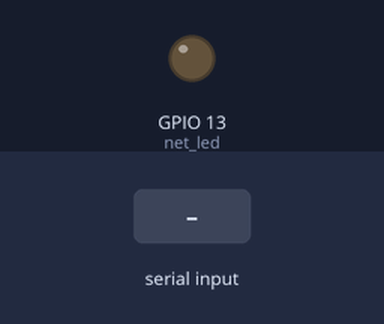
Bench run of a program on a simulated ESP32 board running MicroPython. Shown: output pins drawn as LEDs (lit = HIGH). The test bench sets the inputs (shaded band). WiFi joins after 1.5 s; the clock reads 2024-03-15 10:24:30 at power-on unless the program sets it; no MQTT or app messages arrive unless stated; library files of the repository ran but are not shown: 1 file(s); what the program prints to the serial console is not drawn.

Above: at 2.7 s.
2.8 s: "0" received over the second serial link
At 3.4 s:
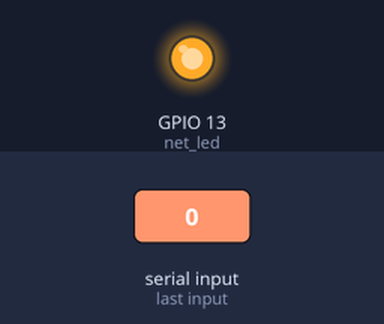
Timing chart, 0 to 14.4 s (numbered marks = the images above; inputs shaded):
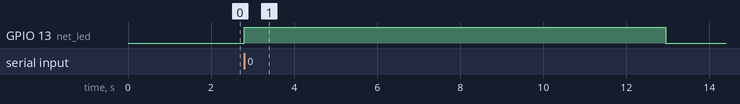

The program:

main.py
```python
# main.py -- put your code here!

import machine
import network
import config
import utime
import ntptime
import dht
import json
from umqtt.robust import MQTTClient
from machine import UART


_tz_sec = const(10*60 * 60)
_unix_epoch_sec = const(946684800)

def tz_shift(dt):
    return utime.localtime(
        utime.mktime(dt) + _tz_sec
    )

def unix_now_ms():
    return (utime.time_ns() + _unix_epoch_sec*10**9)//10**6

def format_datetime_string(dt_obj):
    dt_year, dt_month, dt_day, dt_hour, dt_min, dt_sec, dt_weekday, dt_yearday = (dt_obj)
    return "{}-{:02d}-{:02d}T{:02d}:{:02d}:{:02d}Z".format( dt_year, dt_month, dt_day, dt_hour, dt_min, dt_sec)

def sync_time():
    try:
        print("NTP time sync")
        print("Local time before synchronization：%s" %format_datetime_string(utime.localtime()))
        #if needed, overwrite default time server
        # ntptime.host = "0.au.pool.ntp.org"
        ntptime.settime()
        print("Local time after TZ shift：%s" %format_datetime_string(tz_shift(utime.localtime())), utime.time_ns())
    except:
        print("Error syncing time")

def connect_network(eth=False):

  if eth:

    print('Trying Ethernet...')
    lan = network.LAN(mdc=machine.Pin(23), mdio=machine.Pin(18), power=None,  phy_type=network.PHY_LAN8720, phy_addr=1, ref_clk_mode=False)
    lan.active(True)
    # by default (no parameters), ifconfig() will request DHCP
    #set fixed IP (address, netmask, gateway, dns)
    lan.ifconfig(('192.168.0.106', '255.255.255.0', '192.168.0.1', '1.1.1.1'))
    while not lan.isconnected():
        machine.idle()
    print('Ethernet connected! network config:', lan.ifconfig())

  else:
    print('Trying Wifi...')
    wlan = network.WLAN(network.STA_IF)
    wlan.active(True)
    wlan.config(pm=network.WLAN.PM_NONE) # don't save power with wifi, max performance

    while True:
        try:
            wlan.connect(config.WIFI_NAME, config.WIFI_PASS)
            while not wlan.isconnected():
                machine.idle()
        except OSError as e:
            print(e)
            utime.sleep(2)
        if wlan.isconnected():
            print('Wifi connected! Network config:', wlan.ifconfig())
            print('Signal Strength:', wlan.status('rssi'))
            break

    return wlan


def connect_MQTT(client_name=b"esp32_client"):
    client = MQTTClient(
        client_id=client_name,
        server=config.MQTT_SERVER_URL,
        port=config.MQTT_SERVER_PORT,
        user=config.MQTT_SERVER_USER,
        password=config.MQTT_SERVER_PASS,
        keepalive=7200,
        ssl=False,
        )
    client.connect()
    return client

def publish_MQTT(topic, value):
    print(topic)
    print(value)
    c.publish(topic, value)
    print("published")


values_dict = {}
lat = None
long = None
recording = None

wlan = connect_network(eth=False)
sync_time()


while True:

    if recording == False:
        c.disconnect()
        uart.deinit()
        wlan.active(False)
        print('Disconnected MQTT, UART and WLAN')
        utime.sleep(5)
        print('Restart Attempt')
        wlan = connect_network(eth=False)
        utime.sleep(5)

    c = connect_MQTT()

    net_led = machine.Pin(13, machine.Pin.OUT)
    uart = UART(2, tx=33, rx=32) #cts=12, rts=13)
    uart.init(38400, bits=8, parity=None, stop=1) #flow=UART.RTS | UART.CTS)

    recording = True

    while recording:

        try:
            net_led.value(0)

            if uart.any():

                net_led.value(1)

                data = uart.read()
                values = data.decode('utf-8').rstrip('\x00').split(None, 8)[1:]

                if int(values[2])%100 == 0:
                    if int(values[3]) == 1:
                        lat = float(values[4])
                    elif int(values[3]) == 2:
                        long = float(values[4])
                    # print(lat,long)

                values_dict.update({
                    'UID': int(values[0]),
                    'REGIONID': 'TAS1',
                    'LAT': lat,
                    'LONG': long,
                    'TIME': unix_now_ms(), #(int(values[3])-1)*100,
                    'FIRST_FREQ': float(values[4]),
                    'FINAL_FREQ': float(values[5]),
                    'VOLTAGE': float(values[6]),
                    'ANGLE': float(values[7])
                })

                json_values = json.dumps(values_dict)
                print(json_values)
                publish_MQTT('esp32/FDR_100MS', json_values)

        except Exception as e:
            print(e)
            recording = False


    # d = dht.DHT11(machine.Pin(4))
    # d.measure()
    # data['temperature'] = d.temperature()
    # data['humidity'] = d.humidity()
    # data['location'] = 'TAS'
    # data['time'] = unix_now_ms()
    # json_data = json.dumps(data)
    # publish_MQTT('esp32/dht', json_data)
    # # publish_MQTT('/esp32/tas/hum', str(d.humidity()))
    # utime.sleep_ms(100)
```

config.py
```python
MQTT_SERVER_URL='192.168.0.109'
# MQTT_SERVER_URL='112.213.191.168'
MQTT_SERVER_PORT=1883

MQTT_SERVER_USER='esp32'
MQTT_SERVER_PASS='CoolBananas!@3'

WIFI_NAME='LANdalfthegrey'
WIFI_PASS='fancyplants'
```

Measured:
- after the input at 2.8 s, GPIO 13 (net_led): LOW → HIGH at once, → LOW 10.2 s later
